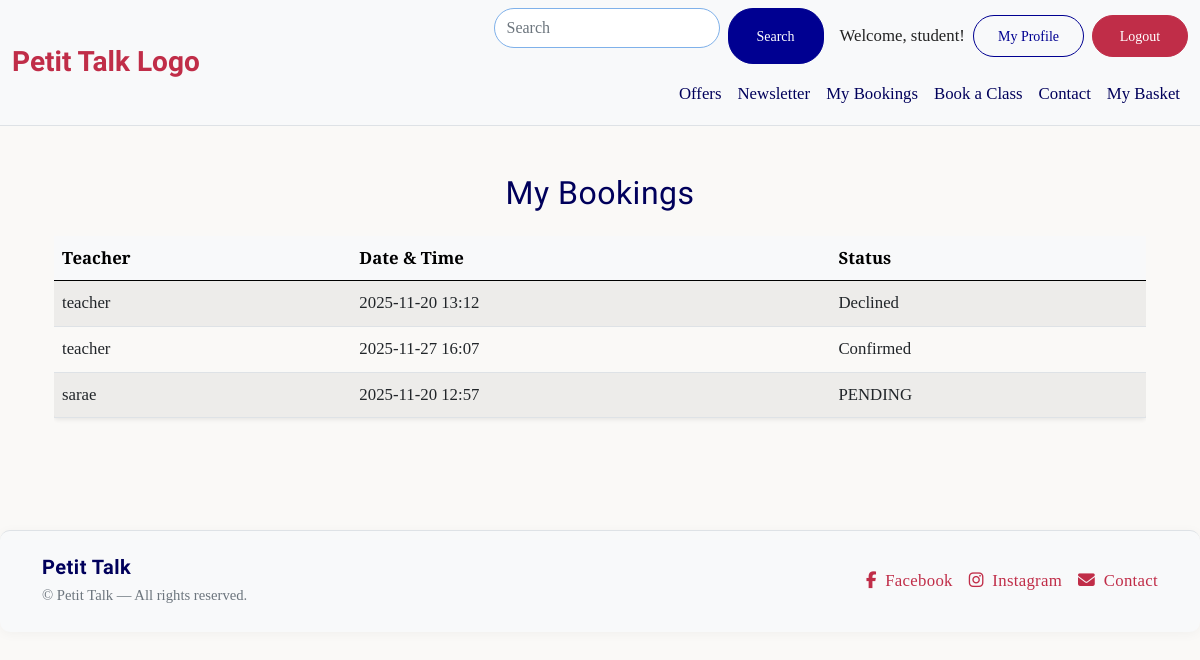
Page /bookings/dashboard/student/ (signed in) on the earlier database version.
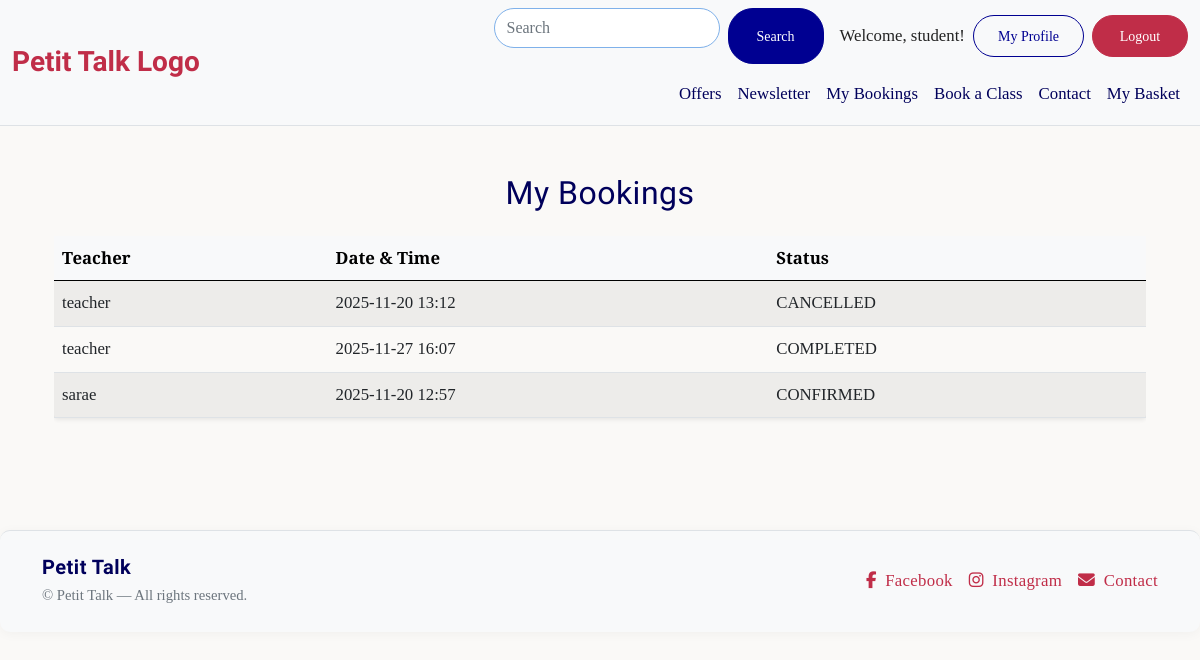
Same page on the later database version.
### bookings/models.py (models this page shows, shortened)
class Booking(models.Model):
    student = models.ForeignKey(
        User, on_delete=models.CASCADE, related_name='student_bookings'
    )
    teacher = models.ForeignKey(
        User, on_delete=models.CASCADE, related_name='teacher_bookings'
    )
    scheduled_time = models.DateTimeField()
    purpose = models.TextField(blank=True)
    status = models.CharField(
        max_length=10, choices=BOOKING_STATUS, default='PENDING'
    )
    created_at = models.DateTimeField(auto_now_add=True)
    class Meta:
        ordering = ['-scheduled_time']
        unique_together = ('teacher', 'scheduled_time')  #Avoid double-booking for teachers

### bookings/views.py (the view)
# urls.py: path("dashboard/student/", views.student_dashboard, name="student_dashboard"),
@login_required
def student_dashboard(request):
    bookings = Booking.objects.filter(student=request.user).order_by("-created_at")
    return render(request, "bookings/student_dashboard.html", {"bookings": bookings})

### bookings/templates/bookings/student_dashboard.html (shortened to what this page needs)
{% extends "base.html" %}
{% load static %}
{% block content %}
<div class="container py-4">
    <h2 class="mb-4 text-center">My Bookings</h2>
    {% if bookings %}
        <div class="table-responsive">
            <table class="table table-striped align-middle shadow-sm rounded">
                <thead class="table-light">
                    <tr>
                        <th>Teacher</th>
                        <th>Date & Time</th>
                        <th>Status</th>
                    </tr>
                </thead>
                <tbody>
                    {% for booking in bookings %}
                    <tr>
                        <td>{{ booking.teacher.username }}</td>
                        <td>{{ booking.scheduled_time|date:"Y-m-d H:i" }}</td>
                        <td class="fw-semibold text-capitalize">{{ booking.status }}</td>
                    </tr>
                    {% endfor %}
                </tbody>
            </table>
        </div>
    {% else %}
        <p class="text-center text-muted mt-4">
            You haven’t booked any lessons yet.
        </p>
    {% endif %}
</div>
{% endblock %}

Differences in the rows shown:
changed Booking: status "Declined" → "CANCELLED"
changed Booking: status "Confirmed" → "COMPLETED"
changed Booking "sarae": status "PENDING" → "CONFIRMED"
